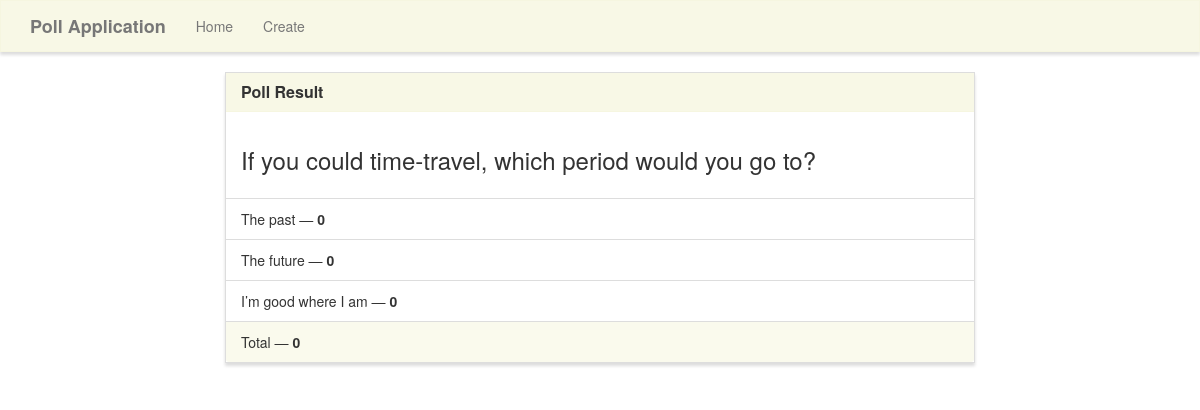
/result/10/, run on the app's committed database.
### poll_app/models.py (models this page shows)
class pollmodel(models.Model):
    poll_question = models.TextField()
    poll_option_one = models.CharField(max_length=30)
    poll_option_two = models.CharField(max_length=30)
    poll_option_three = models.CharField(max_length=30)
    poll_option_one_count = models.IntegerField(default=0)
    poll_option_two_count = models.IntegerField(default=0)
    poll_option_three_count = models.IntegerField(default=0)
    def total(self):
        return self.poll_option_one_count+self.poll_option_two_count+self.poll_option_three_count

### poll_app/views.py (the view)
# urls.py: path('result/<poll_id>/',views.result, name = "result")
def result(request, poll_id):
    polls = pollmodel.objects.get(pk = poll_id)
    context = {'polls':polls}
    return render(request, 'poll/result.html', context)

### poll_app/templates/poll/result.html
{% extends "poll/base.html" %} {% block title %}Results{% endblock %} {% block main %}
<div class="row">
    <div class="col-lg-8 col-lg-offset-2">
        <div class="panel panel-default">
            <div class="panel-heading">
                <h3 class="panel-title">Poll Result</h3>
            </div>
            <div class="panel-body">
                <h3>{{polls.poll_question}}</h3>
            </div>
            <ul class="list-group">
                <li class="list-group-item">{{polls.poll_option_one}} &mdash; <strong>{{polls.poll_option_one_count}}</strong></li>
                <li class="list-group-item">{{polls.poll_option_two}} &mdash; <strong>{{polls.poll_option_two_count}}</strong></li>
                <li class="list-group-item">{{polls.poll_option_three}} &mdash; <strong>{{polls.poll_option_three_count}}</strong></li>
            </ul>
            <div class="panel-footer">
                Total &mdash; <strong>{{polls.total}}</strong>
            </div>
        </div>
    </div>
</div>
{% endblock %}

### poll_app/static/style.css (style rules this page uses)
.navbar-default, .btn, .form-control, .panel { border-radius: 0; }
.panel-default>.panel-heading { color: #333; background-color: rgba(245, 245, 220, .7); border-color: rgba(245, 245, 220, .6); border-top-left-radius: 0; border-top-right-radius: 0; }
.panel-footer { background-color: rgba(245, 245, 220, .5); border-color: rgba(245, 245, 220, .4); }
.panel { box-shadow: 0px 3px 3px 0px #ddd; }
a.navbar-brand, .panel-title { font-weight: bolder; }

### data on the page
pollmodel: poll_question "If you could time-travel, which period would you go to?", poll_option_one "The past", poll_option_one_count "0", poll_option_two "The future", poll_option_two_count "0", poll_option_three "I’m good where I am", poll_option_three_count "0", total "0"
